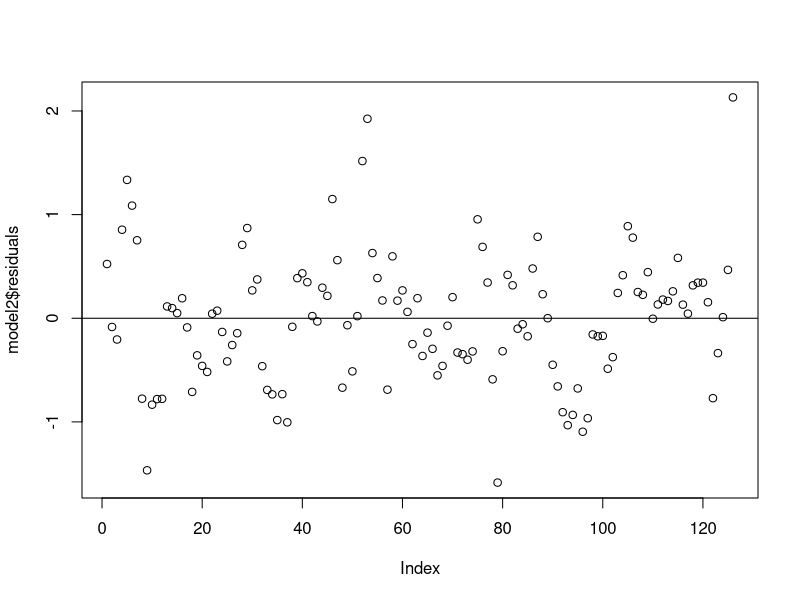
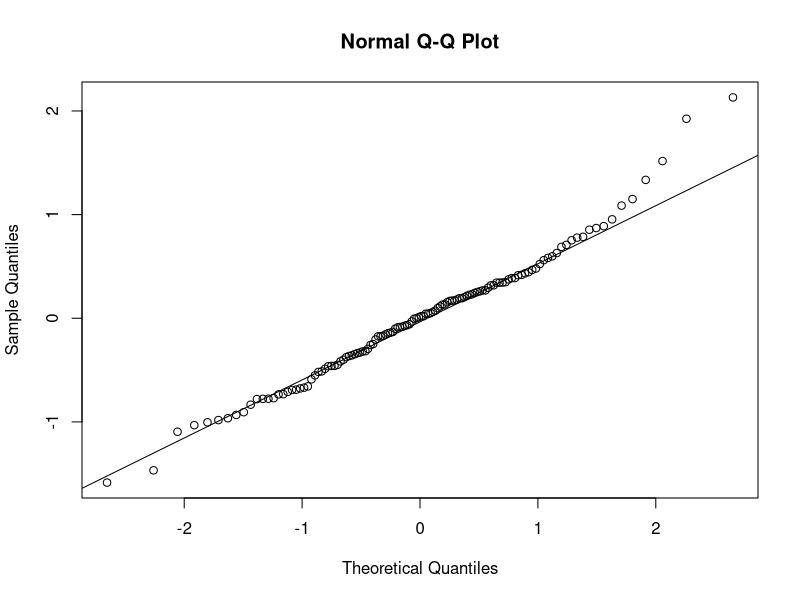
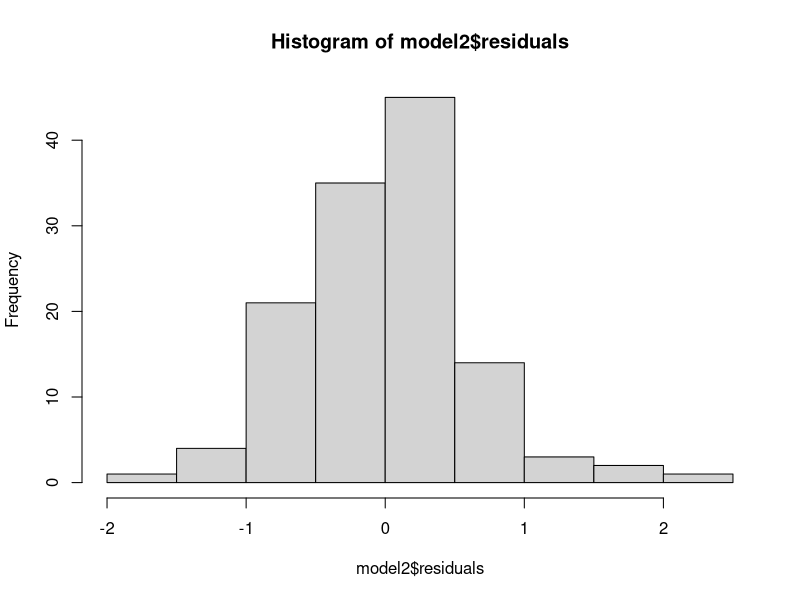

The R source for these figures, in order:
## ---- chunk 1
knitr::opts_chunk$set(echo = TRUE)
## ---- chunk 2
InterestRate <- read.csv("interestRate.csv");#checked
LabourProductivity <- read.csv("LabourProductivity.csv");#checked
CostOfLabour <- read.csv("CostOfLabour.csv");#checked
EnergyPrices = read.csv("EnergyPrices.csv");#checked

Inflation = read.csv("Inflation2.csv");#checked
## ---- chunk 3
numModels = (ncol(InterestRate)-1)*(ncol(LabourProductivity)-1)*(ncol(CostOfLabour)-1)*(ncol(EnergyPrices)-1)

#A matrix where each row is a model. The row contains the variable names, the MSE, the F-statistic and the AIC of the model.
Models =  matrix(data = NA, nrow = numModels, ncol = 7)
colnames(Models) <- c("InterestRateMeasure","LabourProductivityMeasure","CostOfLabourMeasure","EnergyPricesMeasure",
                           "MSE","F-Stat","AIC")

## ---- chunk 4
currentRow = 1

for (i in 2:ncol(InterestRate)) {
  for (j in 2:ncol(LabourProductivity)) {
    for(k in 2:ncol(CostOfLabour)){
      for (l in 2:ncol(EnergyPrices)) {
        #creating the model
        model <- lm(Inflation[,2]~InterestRate[,i]+LabourProductivity[,j]+CostOfLabour[,k]+EnergyPrices[,l])
        
        #adding a row to the matrix of models
        Models[currentRow,] = c(colnames(InterestRate)[i],#adding the names of the variables used
                              colnames(LabourProductivity)[j],#
                              colnames(CostOfLabour)[k],
                              colnames(EnergyPrices)[l],
                              mean(model$residuals^2),#adding the mse
                              summary(model)$fstatistic[1],#adding the fstatistic
                              AIC(model))
        
        currentRow = currentRow +1 #moving on to the next row
      }
    }
    
  }
  
}
## ---- chunk 5
model1 <- lm(Inflation[,2]~InterestRate[,4]+LabourProductivity[,3]+CostOfLabour[,2]+EnergyPrices[,3])
summary(model1)
## ---- chunk 6
model2 <- lm(Inflation[,2]~InterestRate[,4]+LabourProductivity[,3]+CostOfLabour[,2]+EnergyPrices[,3]-1)
summary(model2)
## ---- chunk 7
plot(model2$residuals)
abline(0,0);

qqnorm(model2$residuals)
qqline(model2$residuals);

hist(model2$residuals)
